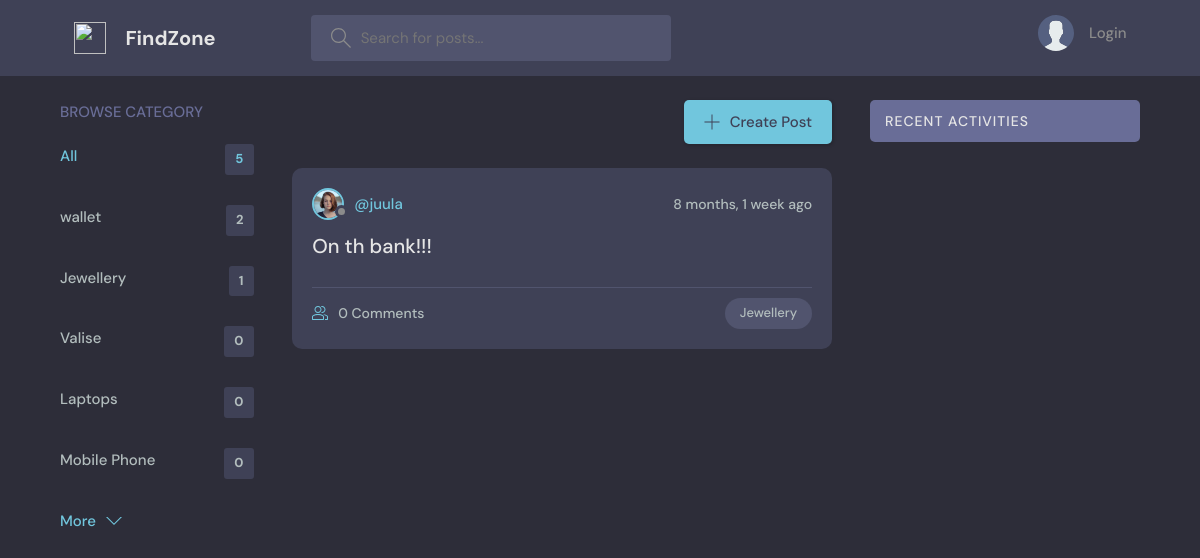
/?q=Jewellery, run on an earlier commit of the app's database.
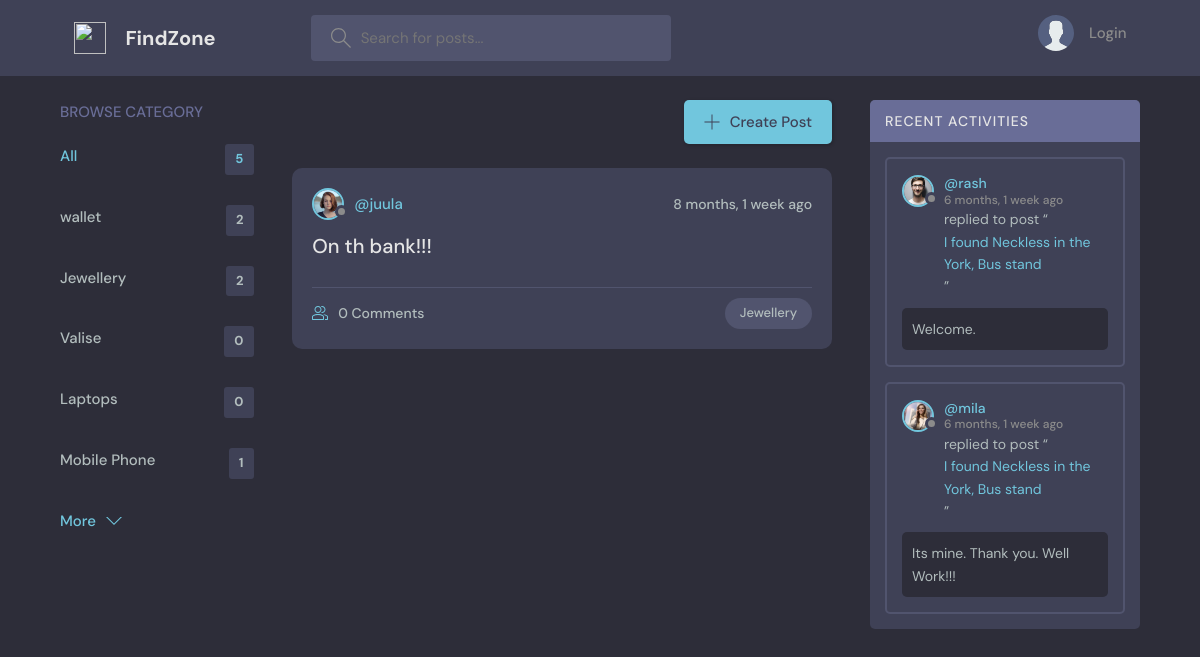
And on a later commit of the database.
### base/models.py (models this page shows, shortened)
class Topic(models.Model):
    name = models.CharField(max_length=200)

class Room(models.Model):
    host = models.ForeignKey(User, on_delete=models.SET_NULL, null=True)
    topic = models.ForeignKey(Topic, on_delete=models.SET_NULL, null=True)
    name = models.CharField(max_length=200)
    description = models.TextField(null=True, blank=True)
    participants = models.ManyToManyField(User, related_name='participants', blank=True)
    complete=models.BooleanField(default=True)
    updated = models.DateTimeField(auto_now=True)
    created = models.DateTimeField(auto_now_add=True)
    class Meta:
        ordering = ['-updated', '-created']
    def __str__(self):
        return self.name

class User(AbstractUser):
    name = models.CharField(max_length=200, null=True)
    email = models.EmailField(unique=True, null=True)
    bio = models.TextField(null=True)
    avatar = models.ImageField(null=True, default="avatar.svg")
    USERNAME_FIELD = 'email'
    REQUIRED_FIELDS = []

class Message(models.Model):
    user = models.ForeignKey(User, on_delete=models.CASCADE)
    room = models.ForeignKey(Room, on_delete=models.CASCADE)
    body = models.TextField()
    updated = models.DateTimeField(auto_now=True)
    created = models.DateTimeField(auto_now_add=True)
    class Meta:
        ordering = ['-updated', '-created']

### base/views.py (the view)
# urls.py: path('', views.home, name="home"),
def home(request):
    q = request.GET.get('q') if request.GET.get('q') != None else ''
    rooms = Room.objects.filter(
        Q(topic__name__icontains=q) |
        Q(name__icontains=q) |
        Q(description__icontains=q)|
        Q(complete__icontains=q)
    )
    topics = Topic.objects.all()[0:5]
    room_count = rooms.count()
    room_messages = Message.objects.filter(Q(room__topic__name__icontains=q))
    context = {'rooms': rooms, 'topics':topics,
                'room_count': room_count, 'room_messages': room_messages}
    return render(request, 'base/home.html', context)

### base/templates/base/home.html (shortened to what this page needs)
{% extends 'main.html' %}
{% load static%}
{% block content %}
   <main class="layout layout--3">
      <div class="container">
        {% include 'base/topics_component.html' %}
        <div class="roomList">
          <div class="roomList__header">
            <a class="btn btn--main" href="{% url 'create-room' %}">
              <svg version="1.1" xmlns="http://www.w3.org/2000/svg" width="32" height="32" viewBox="0 0 32 32">
                <title>add</title>
                <path
                  d="M16.943 0.943h-1.885v14.115h-14.115v1.885h14.115v14.115h1.885v-14.115h14.115v-1.885h-14.115v-14.115z"
                ></path>
              </svg>
              Create Post
            </a>
          </div>
          {% include 'base/feed_component.html' %}
        </div>
        {% include 'base/activity_component.html' %}
      </div>
    </main>
{% endblock %}

### base/templates/base/topics_component.html
<div class="topics">
    <div class="topics__header">
      <h2>Browse Category</h2>
    </div>
    <ul class="topics__list">
      <li>
        <a href="{% url 'home' %}" class="active">All <span>{{topics.count}}</span></a>
      </li>
      {% for topic in topics %}
      <li>
        <a href="{% url 'home' %}?q={{topic.name}}">{{topic.name}}<span>{{topic.room_set.all.count}}</span></a>
      </li>
      {% endfor %}
    </ul>
    <a class="btn btn--link" href="{% url 'topics' %}">
      More
      <svg version="1.1" xmlns="http://www.w3.org/2000/svg" width="32" height="32" viewBox="0 0 32 32">
        <title>chevron-down</title>
        <path d="M16 21l-13-13h-3l16 16 16-16h-3l-13 13z"></path>
      </svg>
    </a>
  </div>

### base/templates/base/feed_component.html (shortened to what this page needs)
{% for room in rooms %}
{% if room.complete%}
<div class="roomListRoom">
<div class="roomListRoom__header">
    <a href="{% url 'user-profile' room.host.id %}" class="roomListRoom__author">
    <div class="avatar avatar--small">
        <img src="{{room.host.avatar.url}}" />
    </div>
    <span>@{{room.host.username}}</span>
    </a>
    <div class="roomListRoom__actions">
    <span>{{room.created|timesince}} ago</span>
    </div>
</div>
<div class="roomListRoom__content">
    <a href="{% url 'room' room.id %}">{{room.name}}</a>
</div>
<div class="roomListRoom__meta">
    <a href="{% url 'room' room.id %}" class="roomListRoom__joined">
    {{room.participants.all.count}} Comments
    </a>
    <p class="roomListRoom__topic">{{room.topic.name}}</p>
</div>
</div>
{%endif%}
{% endfor %}

### base/templates/base/activity_component.html (shortened to what this page needs)
<div class="activities">
    <div class="activities__header">
      <h2>Recent Activities</h2>
    </div>
    {% for message in room_messages %}
    <div class="activities__box">
      <div class="activities__boxHeader roomListRoom__header">
        <a href="{% url 'user-profile' message.user.id %}" class="roomListRoom__author">
          <div class="avatar avatar--small">
            <img src="{{message.user.avatar.url}}" />
          </div>
          <p>
            @{{message.user.username}}
            <span>{{message.created|timesince}} ago</span>
          </p>
        </a>
      </div>
      <div class="activities__boxContent">
        <p>replied to post “<a href="{% url 'room' message.room.id %}">{{message.room}}</a>”</p>
        <div class="activities__boxRoomContent">
          {{message.body}}
        </div>
      </div>
    </div>
    {% endfor %}
  </div>

What changed in the data, as far as the page shows it:
computed for Topic "Jewellery": room_set.all.count "1" → "2"
computed for Topic "Mobile Phone": room_set.all.count "0" → "1"
added Message: user.avatar (picture), user.username "rash", created "6 months, 1 week", room "I found Neckless in the York, Bus stand", body "Welcome."
added Message: user.avatar (picture), user.username "mila", created "6 months, 1 week", room "I found Neckless in the York, Bus stand", body "Its mine. Thank you. Well Work!!!"
